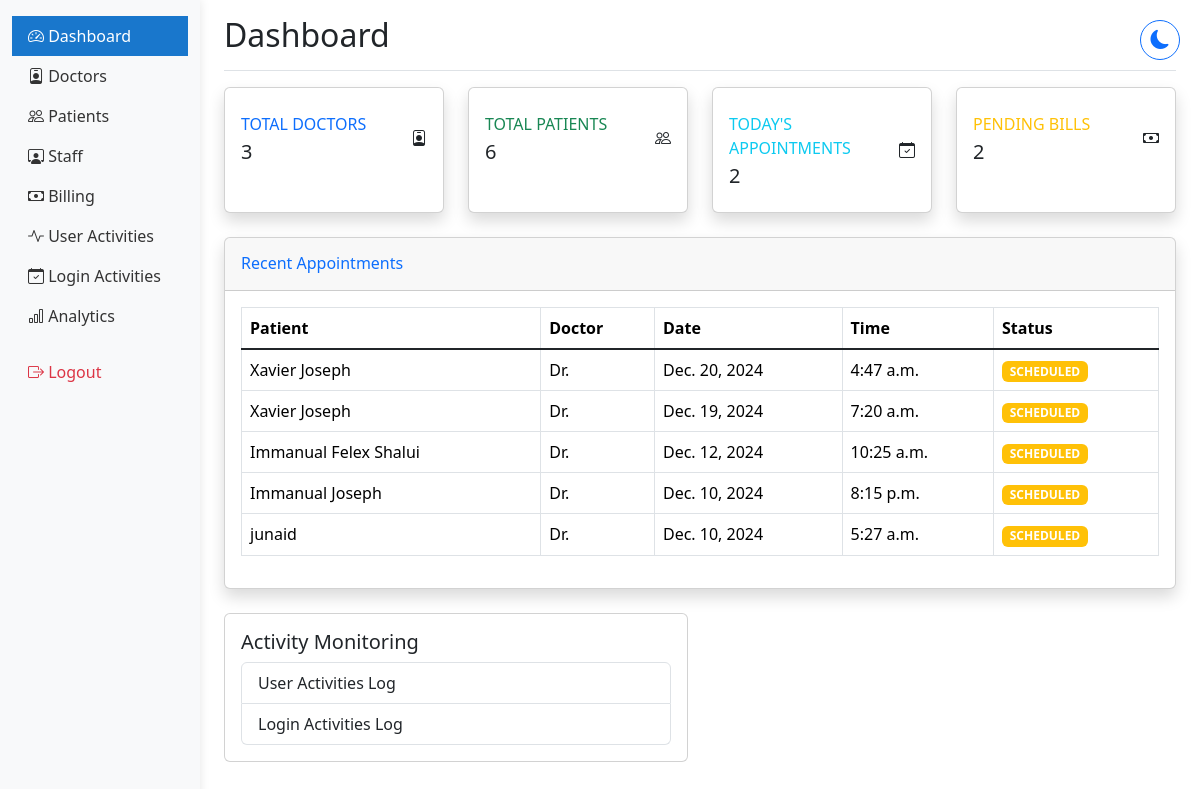
Screenshot of /hosp_admin/dashboard/ (signed in) with the database file from the repository.
### hmsapp/models.py (models this page shows, shortened)
class Appointment(models.Model):
    APPOINTMENT_STATUS = [
        ('SCHEDULED', 'Scheduled'),
        ('COMPLETED', 'Completed'),
        ('CANCELLED', 'Cancelled'),
        ('NO_SHOW', 'No Show'),
    ]
    appointment_id = models.CharField(max_length=10, unique=True, null=True, blank=True, default=None)
    patient = models.ForeignKey(Patient, on_delete=models.CASCADE)
    doctor = models.ForeignKey(DoctorProfile, on_delete=models.CASCADE)
    appointment_date = models.DateField()
    appointment_time = models.TimeField()
    status = models.CharField(max_length=20, choices=APPOINTMENT_STATUS, default='SCHEDULED')
    notes = models.TextField(blank=True)
    phone_number = models.CharField(max_length=15, validators=[phone_regex], null=True, blank=True)
    medical_records = models.FileField(upload_to='medical_records/', null=True, blank=True)
    google_calendar_event_id = models.CharField(max_length=100, blank=True, null=True)
    created_at = models.DateTimeField(auto_now_add=True)
    updated_at = models.DateTimeField(auto_now=True)
    class Meta:
        ordering = ['-appointment_date', '-appointment_time']

class Patient(models.Model):
    BLOOD_GROUPS = [
        ('A+', 'A+'), ('A-', 'A-'),
        ('B+', 'B+'), ('B-', 'B-'),
        ('O+', 'O+'), ('O-', 'O-'),
        ('AB+', 'AB+'), ('AB-', 'AB-'),
    ]
    GENDER_CHOICES = [
        ('MALE', 'Male'),
        ('FEMALE', 'Female'),
        ('OTHER', 'Other'),
    ]
    user = models.OneToOneField(User, on_delete=models.CASCADE)  # Changed to OneToOneField
    patient_name = models.CharField(max_length=100)  # Removed blank=True
    date_of_birth = models.DateField()
    blood_group = models.CharField(max_length=5, choices=BLOOD_GROUPS)  # Added choices
    gender = models.CharField(max_length=10, choices=GENDER_CHOICES)  # Added choices
    nationality = models.CharField(max_length=50)
    referred_by = models.CharField(max_length=100, blank=True)
    phone_number = models.CharField(max_length=15, validators=[phone_regex])
    address = models.TextField(blank=True)
    emergency_contact_name = models.CharField(max_length=100)
    emergency_contact_phone = models.CharField(max_length=15, validators=[phone_regex])
    medical_history = models.TextField(blank=True)
    drug_allergies = models.TextField(blank=True)
    food_allergies = models.TextField(blank=True)
    created_at = models.DateTimeField(auto_now_add=True)
    updated_at = models.DateTimeField(auto_now=True)
    patient_id = models.CharField(max_length=9, unique=True, blank=True)
    profile_picture = models.ImageField(
        upload_to='patients/profile_pics/',
        null=True,
        blank=True,
        validators=[FileExtensionValidator(['jpg', 'jpeg', 'png'])]
    )

### hmsapp/views.py (the view)
# urls.py: path('hosp_admin/dashboard/', views.admin_dashboard, name='admin_dashboard'),
@login_required
@admin_required
def admin_dashboard(request):
    today = date.today()
    pending_bills = Bill.objects.filter(
        payment_status__in=['UNPAID', 'PARTIALLY_PAID']
    ).count()
    context = {
        'doctor_count': DoctorProfile.objects.count(),
        'patient_count': Patient.objects.count(),
        'todays_appointments': Appointment.objects.filter(appointment_date=today).count(),
        'pending_bills': pending_bills,
        'recent_appointments': Appointment.objects.order_by('-appointment_date')[:5],
    }
    return render(request, 'hosp_admin/admin_dashboard.html', context)

### hmsapp/context_processors.py (called while the page is built)
def base_template(request):
    if request.user.is_authenticated:
        if request.user.groups.filter(name='Doctors').exists():
            base_template = 'doctor/base_doctor.html'
        elif request.user.groups.filter(name='Administrators').exists():
            base_template = 'hosp_admin/base_admin.html'
        else:
            base_template = 'staff/base_staff.html'
    else:
        base_template = 'staff/base_staff.html'
    return {'base_template': base_template}

### hmsapp/templates/hosp_admin/admin_dashboard.html (shortened to what this page needs)
{% extends 'hosp_admin/base_admin.html' %}
{% block content %}
<div class="d-flex justify-content-between flex-wrap flex-md-nowrap align-items-center pt-3 pb-2 mb-3 border-bottom">
    <h1 class="h2">Dashboard</h1>
</div>
<div class="row">
    <div class="col-xl-3 col-md-6 mb-4">
        <div class="card border-left-primary shadow h-100 py-2">
            <div class="card-body">
                <div class="row no-gutters align-items-center">
                    <div class="col mr-2">
                        <div class="text-xs font-weight-bold text-primary text-uppercase mb-1">
                            Total Doctors</div>
                        <div class="h5 mb-0 font-weight-bold text-gray-800">{{ doctor_count }}</div>
                    </div>
                    <div class="col-auto">
                        <i class="bi bi-person-badge fa-2x text-gray-300"></i>
                    </div>
                </div>
            </div>
        </div>
    </div>
    <div class="col-xl-3 col-md-6 mb-4">
        <div class="card border-left-success shadow h-100 py-2">
            <div class="card-body">
                <div class="row no-gutters align-items-center">
                    <div class="col mr-2">
                        <div class="text-xs font-weight-bold text-success text-uppercase mb-1">
                            Total Patients</div>
                        <div class="h5 mb-0 font-weight-bold text-gray-800">{{ patient_count }}</div>
                    </div>
                    <div class="col-auto">
                        <i class="bi bi-people fa-2x text-gray-300"></i>
                    </div>
                </div>
            </div>
        </div>
    </div>
    <div class="col-xl-3 col-md-6 mb-4">
        <div class="card border-left-info shadow h-100 py-2">
            <div class="card-body">
                <div class="row no-gutters align-items-center">
                    <div class="col mr-2">
                        <div class="text-xs font-weight-bold text-info text-uppercase mb-1">
                            Today's Appointments</div>
                        <div class="h5 mb-0 font-weight-bold text-gray-800">{{ todays_appointments }}</div>
                    </div>
                    <div class="col-auto">
                        <i class="bi bi-calendar-check fa-2x text-gray-300"></i>
                    </div>
                </div>
            </div>
        </div>
    </div>
    <div class="col-xl-3 col-md-6 mb-4">
        <div class="card border-left-warning shadow h-100 py-2">
            <div class="card-body">
                <div class="row no-gutters align-items-center">
                    <div class="col mr-2">
                        <div class="text-xs font-weight-bold text-warning text-uppercase mb-1">
                            Pending Bills</div>
                        <div class="h5 mb-0 font-weight-bold text-gray-800">{{ pending_bills }}</div>
                    </div>
                    <div class="col-auto">
                        <i class="bi bi-cash fa-2x text-gray-300"></i>
                    </div>
                </div>
            </div>
        </div>
    </div>
</div>
<div class="card shadow mb-4">
    <div class="card-header py-3">
        <h6 class="m-0 font-weight-bold text-primary">Recent Appointments</h6>
    </div>
    <div class="card-body">
        <div class="table-responsive">
            <table class="table table-bordered" width="100%" cellspacing="0">
                <thead>
                    <tr>
                        <th>Patient</th>
                        <th>Doctor</th>
                        <th>Date</th>
                        <th>Time</th>
                        <th>Status</th>
                    </tr>
                </thead>
                <tbody>
                    {% for appointment in recent_appointments %}
                    <tr>
                        <td>{{ appointment.patient.patient_name }}</td>
                        <td>Dr. {{ appointment.doctor.doc_name }}</td>
                        <td>{{ appointment.appointment_date }}</td>
                        <td>{{ appointment.appointment_time }}</td>
                        <td>
                            <span class="badge {% if appointment.status == 'SCHEDULED' %}bg-warning{% elif appointment.status == 'COMPLETED' %}bg-success{% else %}bg-danger{% endif %}">
                                {{ appointment.status }}
                            </span>
                        </td>
                    </tr>
                    {% endfor %}
                </tbody>
            </table>
        </div>
    </div>
</div>
<div class="row mb-4">
    <div class="col-md-6">
        <div class="card">
            <div class="card-body">
                <h5 class="card-title">Activity Monitoring</h5>
                <div class="list-group">
                    <a href="{% url 'view_user_activities' %}" class="list-group-item list-group-item-action">
                         User Activities Log
                    </a>
                    <a href="{% url 'view_login_activities' %}" class="list-group-item list-group-item-action">
                         Login Activities Log
                    </a>
                </div>
            </div>
        </div>
    </div>
</div>
{% endblock %}

### rows the page displays
Appointment: patient.patient_name "Xavier Joseph", appointment_date "Dec. 20, 2024", appointment_time "4:47 a.m.", status "SCHEDULED"
Appointment: patient.patient_name "Xavier Joseph", appointment_date "Dec. 19, 2024", appointment_time "7:20 a.m.", status "SCHEDULED"
Appointment: patient.patient_name "Immanual Felex Shalui", appointment_date "Dec. 12, 2024", appointment_time "10:25 a.m.", status "SCHEDULED"
Appointment: patient.patient_name "Immanual Joseph", appointment_date "Dec. 10, 2024", appointment_time "8:15 p.m.", status "SCHEDULED"
Appointment: patient.patient_name "junaid", appointment_date "Dec. 10, 2024", appointment_time "5:27 a.m.", status "SCHEDULED"

### other values shown
{{ doctor_count }} "3"
{{ patient_count }} "6"
{{ todays_appointments }} "2"
{{ pending_bills }} "2"
